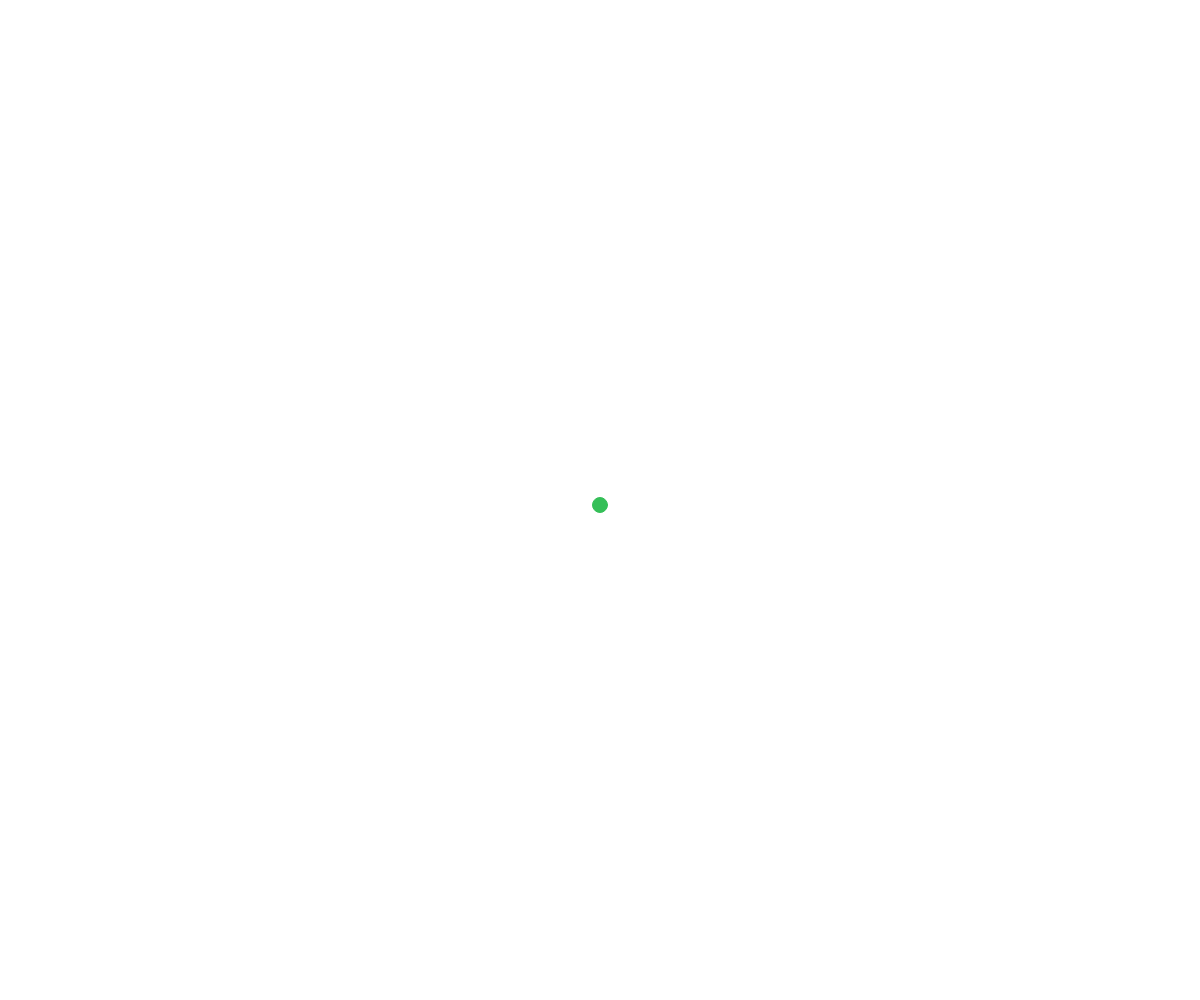
Frame 1 (no input)
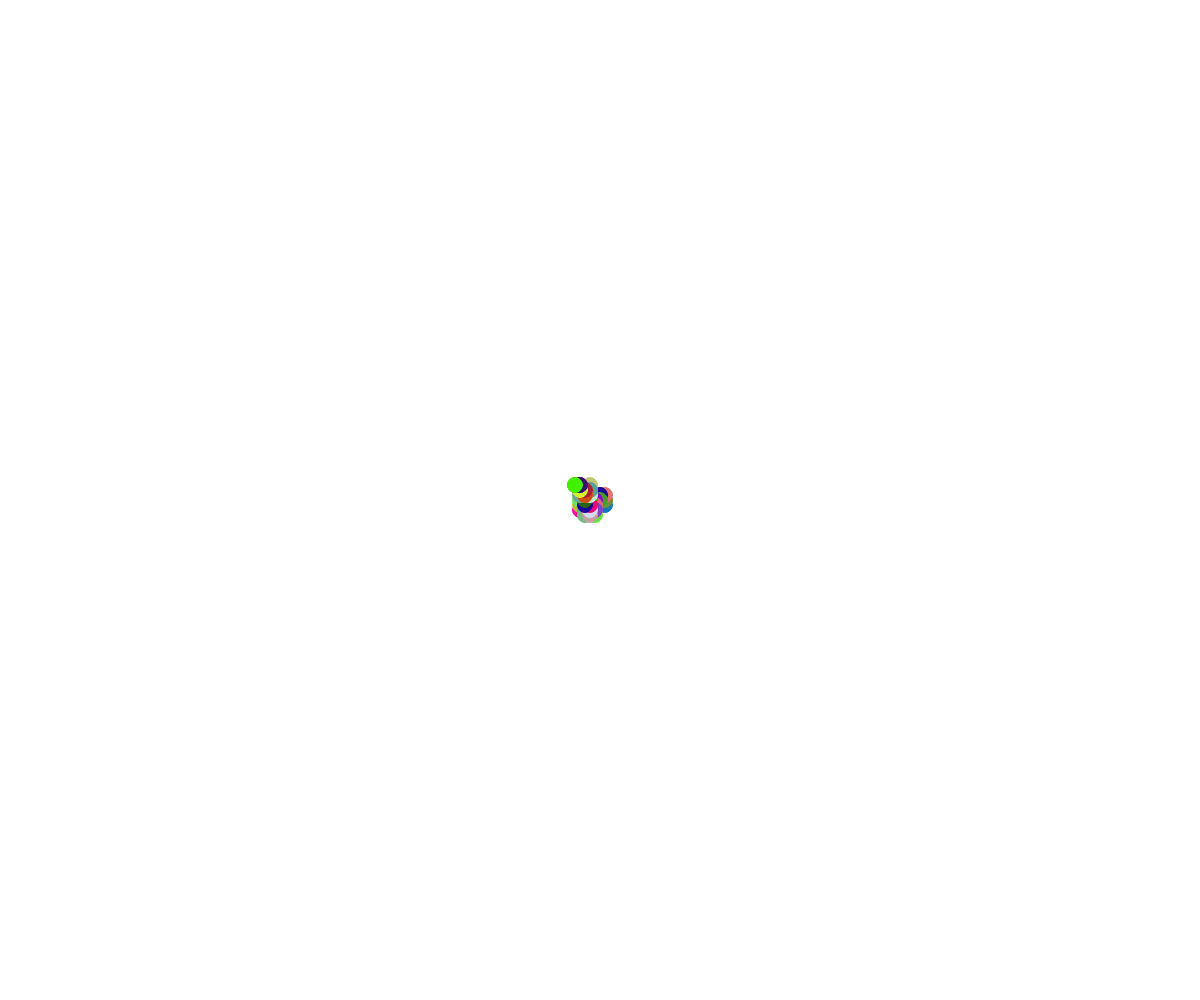
Frame 60 (no input)
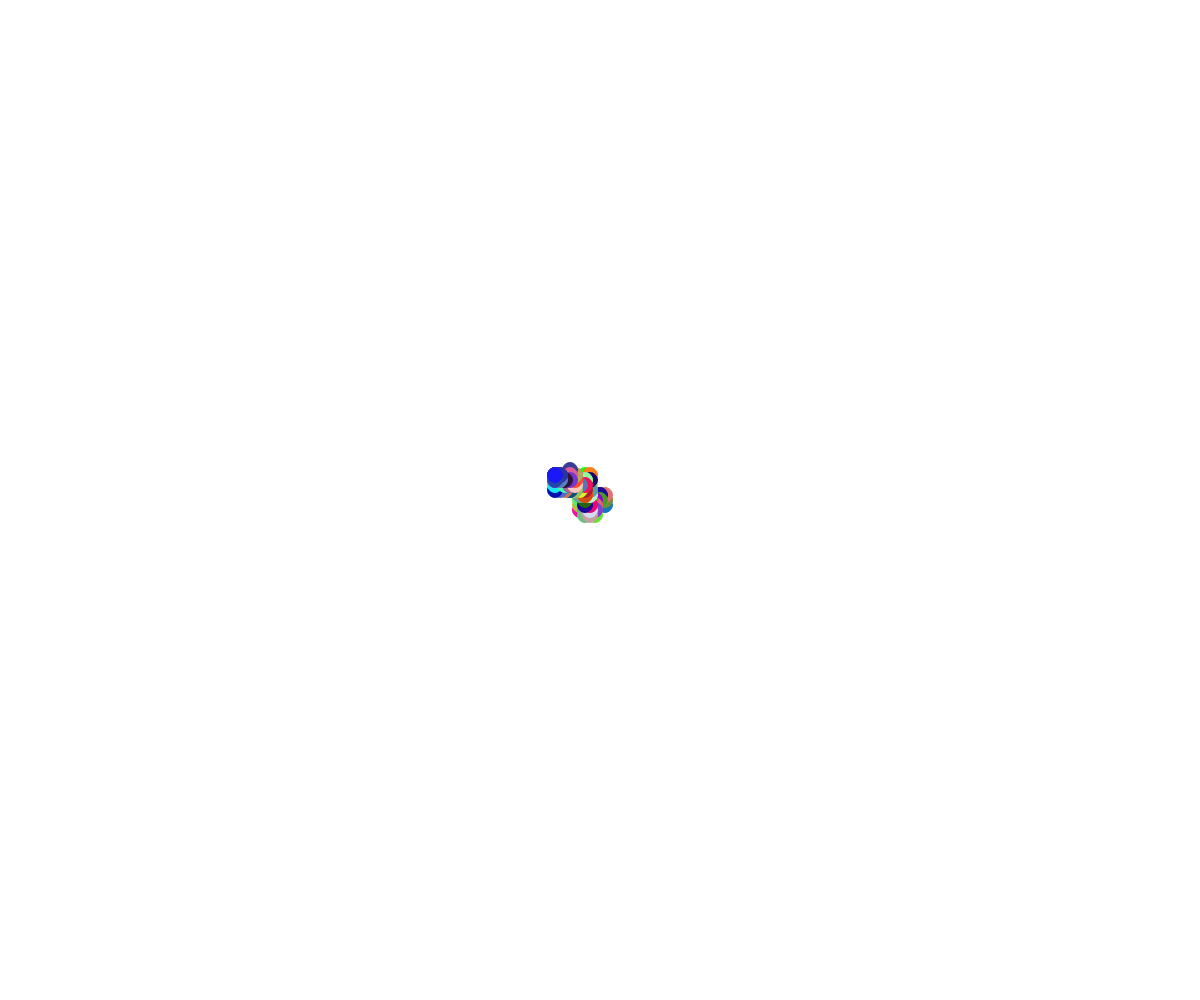
Frame 120 (the mouse pressed at the canvas centre since frame 60)

The p5.js sketch that drew these frames (run headless with seeded random() and noise() and a simulated clock; from frame 60 on, the mouse is pressed at the canvas centre):

// p5.js sketch
// ── sketch.js
let ourWalker;

function setup() {
  createCanvas(windowWidth, windowHeight);
  ourWalker = new Walker(width / 2, height / 2);
}

function draw() {
  ourWalker.move();
  ourWalker.display();
}

class Walker {
  constructor(x, y) {
    this.x = x;
    this.y = y;
    this.radius = 15;
  }
  move() {
    let choice = random(100);
    if (choice < 25) {
      this.x -= 5;
    }
    else if (choice < 50) {
      this.x += 5;
    }
    else if (choice < 75) {
      this.y += 5;
    }
    else {
      this.y -= 5;
    }
  }
  display() {
    this.color = color(random(255), random(255), random(255));
    stroke(this.color);
    fill(this.color);
    ellipse(this.x, this.y, this.radius, this.radius);
  }
}
